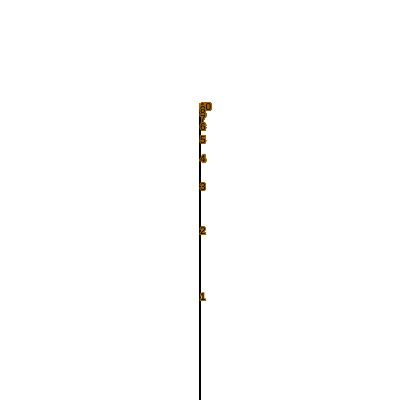
Frame 1 (no input)
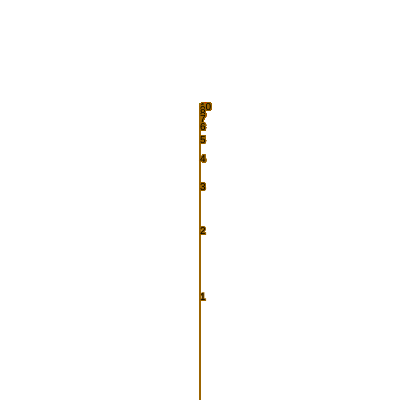
Frame 60 (no input)
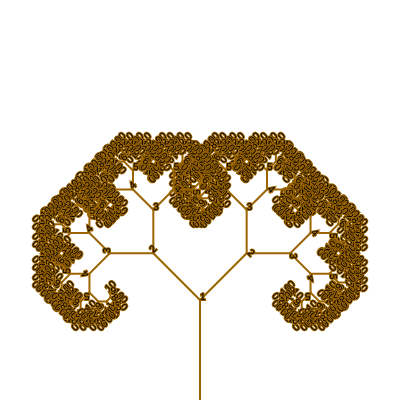
Frame 120 (the mouse pressed at the canvas centre since frame 60)

The p5.js sketch that drew these frames (run headless with seeded random() and noise() and a simulated clock; from frame 60 on, the mouse is pressed at the canvas centre):

// p5.js sketch
// ── sketch.js
var theta;

function setup() {
  createCanvas(400, 400);
}

function draw() {
  background(255);
  theta = map(mouseX, 0, width, 0, PI / 2);
  translate(width / 2, height);
  branch(100, 1);
}

function branch(len, branchNum) {
  strokeWeight(2);

  line(0, 0, 0, -len);
  translate(0, -len);

  len *= 0.66;
  if (len > 2) {
    push(); 
    rotate(theta); 
    branch(len, branchNum + 1); 
    pop(); 

    push();
    rotate(-theta);
    branch(len, branchNum + 1);
    pop();

  } 

  stroke(155, 100, 0);
  textSize(10);
  text(branchNum, 0, 0);
  
}
